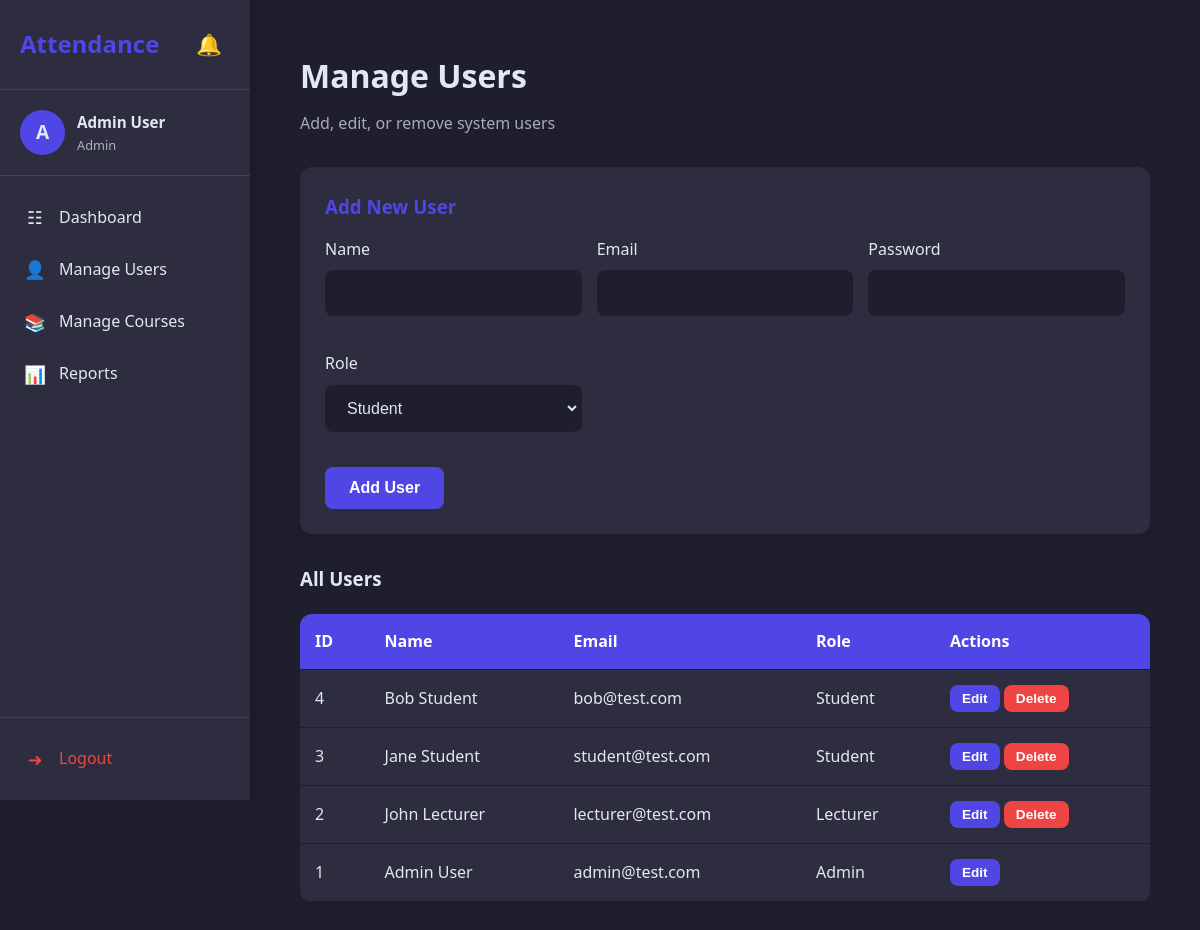
The page /admin/users.php (signed in) on the database its author committed.
### tables this page shows
CREATE TABLE users (
    user_id INT AUTO_INCREMENT PRIMARY KEY,
    name VARCHAR(100),
    email VARCHAR(100) UNIQUE,
    password VARCHAR(255),
    role ENUM('student', 'lecturer', 'admin') NOT NULL
);

### admin/users.php (the view, shortened to what this page needs)
<?php
include '../config/db_connect.php';
include '../includes/header.php';
$users_result = $conn->query("SELECT user_id, name, email, role FROM users ORDER BY role, name");
?>
<div class="container">
    <div class="page-header">
        <h2>Manage Users</h2>
        <p>Add, edit, or remove system users</p>
    </div>
    <div class="card" style="margin-bottom: 30px;">
        <h3>Add New User</h3>
        <form action="" method="POST" style="margin-top: 15px;">
            <div style="display: grid; grid-template-columns: repeat(auto-fit, minmax(200px, 1fr)); gap: 15px;">
                <div class="form-group">
                    <label for="name">Name</label>
                    <input type="text" name="name" id="name" required>
                </div>
                <div class="form-group">
                    <label for="email">Email</label>
                    <input type="email" name="email" id="email" required>
                </div>
                <div class="form-group">
                    <label for="password">Password</label>
                    <input type="password" name="password" id="password" required>
                </div>
                <div class="form-group">
                    <label for="role">Role</label>
                    <select name="role" id="role" required>
                        <option value="student">Student</option>
                    </select>
                </div>
            </div>
            <button type="submit" class="btn btn-primary" style="margin-top: 15px;">Add User</button>
        </form>
    </div>
    <h3>All Users</h3>
    <div class="table-container">
        <table>
            <thead>
                <tr>
                    <th>ID</th>
                    <th>Name</th>
                    <th>Email</th>
                    <th>Role</th>
                    <th>Actions</th>
                </tr>
            </thead>
            <tbody>
                <?php while($user = $users_result->fetch_assoc()): ?>
                <tr>
                    <td><?php echo $user['user_id']; ?></td>
                    <td><?php echo htmlspecialchars($user['name']); ?></td>
                    <td><?php echo htmlspecialchars($user['email']); ?></td>
                    <td><?php echo ucfirst($user['role']); ?></td>
                    <td>
                        <button class="btn btn-primary" onclick="editUser(<?php echo htmlspecialchars(json_encode($user)); ?>)" style="padding: 6px 12px; font-size: 0.85rem;">Edit</button>
                        <?php if($user['user_id'] != $_SESSION['user_id']): ?>
                        <form action="" method="POST" style="display: inline;" onsubmit="return confirm('Are you sure you want to delete this user?');">
                            <button type="submit" class="btn btn-danger" style="padding: 6px 12px; font-size: 0.85rem;">Delete</button>
                        </form>
                        <?php endif; ?>
                    </td>
                </tr>
                <?php endwhile; ?>
            </tbody>
        </table>
    </div>
</div>
<?php include '../includes/footer.php'; ?>

### assets/css/style.css (style rules this page uses)
:root { --primary-color: #4f46e5; --primary-hover: #4338ca; --secondary-color: #6366f1; --success-color: #22c55e; --warning-color: #f59e0b; --danger-color: #ef4444; --dark-bg: #1e1e2e; --dark-card: #2d2d3f; --dark-text: #e2e8f0; --light-bg: #f8fafc; --light-card: #ffffff; --light-text: #1e293b; --border-radius: 12px; --shadow: 0 4px 6px -1px rgba(0, 0, 0, 0.1); }
* { margin: 0; padding: 0; box-sizing: border-box; }
body { font-family: 'Segoe UI', Tahoma, Geneva, Verdana, sans-serif; background-color: var(--dark-bg); color: var(--dark-text); line-height: 1.6; min-height: 100vh; }
.container { max-width: 1200px; margin: 0 auto; padding: 20px; }
.form-group { margin-bottom: 20px; }
.form-group label { display: block; margin-bottom: 8px; font-weight: 500; }
.form-group input, .form-group select { width: 100%; padding: 12px 16px; border: 2px solid transparent; border-radius: 8px; background-color: var(--dark-bg); color: var(--dark-text); font-size: 1rem; transition: border-color 0.3s; }
.btn { display: inline-block; padding: 12px 24px; border: none; border-radius: 8px; font-size: 1rem; font-weight: 600; cursor: pointer; transition: all 0.3s; }
.btn-primary { background-color: var(--primary-color); color: white; }
.btn-danger { background-color: var(--danger-color); color: white; }
.card { background-color: var(--dark-card); border-radius: var(--border-radius); padding: 25px; box-shadow: var(--shadow); transition: transform 0.3s; }
.card h3 { margin-bottom: 15px; color: var(--primary-color); }
.table-container { overflow-x: auto; }
table { width: 100%; border-collapse: collapse; margin-top: 20px; background-color: var(--dark-card); border-radius: var(--border-radius); overflow: hidden; }
table th, table td { padding: 15px; text-align: left; border-bottom: 1px solid var(--dark-bg); }
table th { background-color: var(--primary-color); color: white; font-weight: 600; }
.page-header { margin-bottom: 30px; }
.page-header h2 { font-size: 2rem; margin-bottom: 10px; }
.page-header p { opacity: 0.7; }

### rows shown on the page
users: user_id "4", name "Bob Student", email "bob@test.com", role "Student"
users: user_id "3", name "Jane Student", email "student@test.com", role "Student"
users: user_id "2", name "John Lecturer", email "lecturer@test.com", role "Lecturer"
users: user_id "1", name "Admin User", email "admin@test.com", role "Admin"

### other values the page prints
substr($_SESSION['name'], 0, 1) "A"
$_SESSION['name'] "Admin User"
$_SESSION['role'] "Admin"
